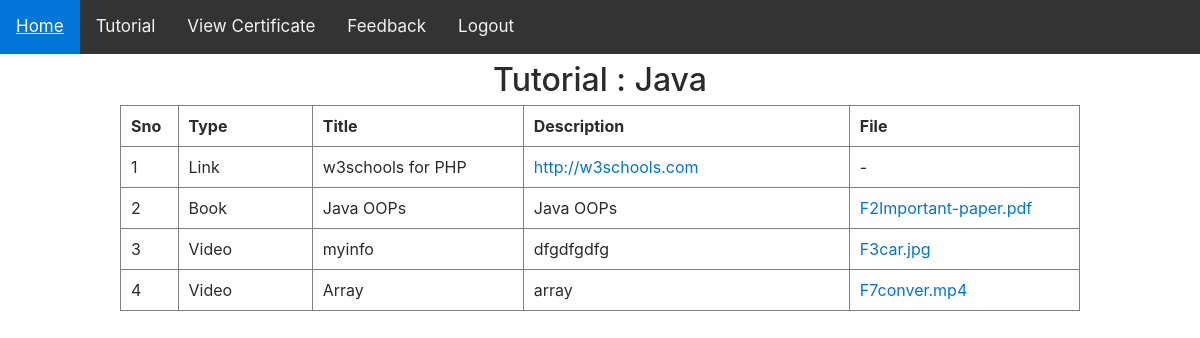
The page /view_tut.php (signed in) on the database its author committed.
### tables this page shows
CREATE TABLE IF NOT EXISTS `ee_course` (
  `id` int(11) NOT NULL,
  `course` varchar(50) NOT NULL,
  PRIMARY KEY (`id`),
  UNIQUE KEY `uniq_course` (`course`)
);

CREATE TABLE IF NOT EXISTS `ee_tutorial` (
  `id` int(11) NOT NULL,
  `cid` int(11) NOT NULL,
  `subid` int(11) NOT NULL DEFAULT 0,
  `ttype` varchar(30) NOT NULL DEFAULT '',
  `title` varchar(100) NOT NULL,
  `filename` varchar(200) NOT NULL DEFAULT '',
  `details` varchar(255) NOT NULL DEFAULT '',
  `rdate` varchar(15) NOT NULL DEFAULT '',
  PRIMARY KEY (`id`)
);

### include/dbconnect.php (called while the page is built, shortened)
<?php
$db_host = getenv('DB_HOST') ? getenv('DB_HOST') : 'localhost';
$db_user = getenv('DB_USER') ? getenv('DB_USER') : 'root';
$db_pass = getenv('DB_PASS') !== false ? getenv('DB_PASS') : '';
$db_name = getenv('DB_NAME') ? getenv('DB_NAME') : 'course_portal';
$connect = mysqli_connect($db_host, $db_user, $db_pass, $db_name);
function db_escape($value)
{
    global $connect;
    return mysqli_real_escape_string($connect, (string)$value);
}
function db_query($sql)
{
    global $connect;
    return mysqli_query($connect, $sql);
}
function db_fetch_array($result)
{
    return mysqli_fetch_array($result, MYSQLI_ASSOC);
}
function db_num_rows($result)
{
    return mysqli_num_rows($result);
}
function h($value)
{
    return htmlspecialchars((string)$value, ENT_QUOTES, 'UTF-8');
}
?>

### view_tut.php (the view, shortened to what this page needs)
<?php
include("include/dbconnect.php");
$uname = $_SESSION['uname'];
$q1 = db_query("SELECT * FROM ee_register WHERE uname='" . db_escape($uname) . "'");
$r1 = db_fetch_array($q1);
$course = $r1 ? (int)$r1['course'] : 0;
$course_name = 'Not Assigned';
if ($course > 0) {
    $q2 = db_query("SELECT * FROM ee_course WHERE id=$course");
    $r2 = db_fetch_array($q2);
    if ($r2 && isset($r2['course'])) {
        $course_name = $r2['course'];
    }
}
?>
<!DOCTYPE html>
<html lang="en">
<head>
<?php include("include/head.php"); ?>
</head>
<body>
<?php include("include/link_user.php"); ?>
<h2 align="center">Tutorial : <?php echo h($course_name); ?></h2>
<?php
if ($course > 0) {
    $q_tut = db_query("SELECT * FROM ee_tutorial WHERE cid=$course");
    if (db_num_rows($q_tut) > 0) {
?>
<table width="80%" border="1" align="center">
  <tr>
    <th width="6%">Sno</th>
    <th width="14%">Type</th>
    <th width="22%">Title</th>
    <th width="34%">Description</th>
    <th width="24%">File</th>
  </tr>
  <?php
  $i = 0;
  while ($row = db_fetch_array($q_tut)) {
      $i++;
  ?>
  <tr>
    <td><?php echo $i; ?></td>
    <td><?php echo h($row['ttype']); ?></td>
    <td><?php echo h($row['title']); ?></td>
    <td>
      <?php
      $details = $row['details'];
      if (preg_match('/^https?:\/\//i', $details)) {
          echo '<a href="' . h($details) . '" target="_blank" rel="noopener noreferrer">' . h($details) . '</a>';
      } else {
          echo h($details);
      }
      ?>
    </td>
    <td>
      <?php if ($row['filename'] !== "") { ?>
      <a href="upload/<?php echo rawurlencode($row['filename']); ?>" target="_blank"><?php echo h($row['filename']); ?></a>
      <?php } else { echo '-'; } ?>
    </td>
  </tr>
  <?php } ?>
</table>
<?php
    } else {
        echo '<p align="center">No tutorials available for this course yet.</p>';
    }
} else {
    echo '<p align="center">No course assigned yet. Please contact Admin/Staff.</p>';
}
?>
<p>&nbsp;</p>
</body>
</html>

### include/head.php (shortened to what this page needs)
<link rel="stylesheet" href="css/bootstrap.css" />
<link rel="stylesheet" href="css/font-awesome.min.css" />

### include/link_user.php (shortened to what this page needs)
<div class="topnav" id="myTopnav">
  <a href="userhome.php" class="active">Home</a>
  <a href="view_tut.php">Tutorial</a>
    <a href="view_cer.php">View Certificate</a>
  <a href="add_feed.php">Feedback</a>
  <a href="logout.php">Logout</a>
</div>

### include/head.php (style rules this page uses)
table[border="1"] th, table[border="1"] td { padding: 8px 10px; }

### rows shown on the page
ee_course: course "Java"
ee_tutorial: ttype "Link", title "w3schools for PHP", details "http://w3schools.com"
ee_tutorial: ttype "Book", title "Java OOPs", details "Java OOPs", filename "F2Important-paper.pdf"
ee_tutorial: ttype "Video", title "myinfo", details "dfgdfgdfg", filename "F3car.jpg"
ee_tutorial: ttype "Video", title "Array", details "array", filename "F7conver.mp4"
